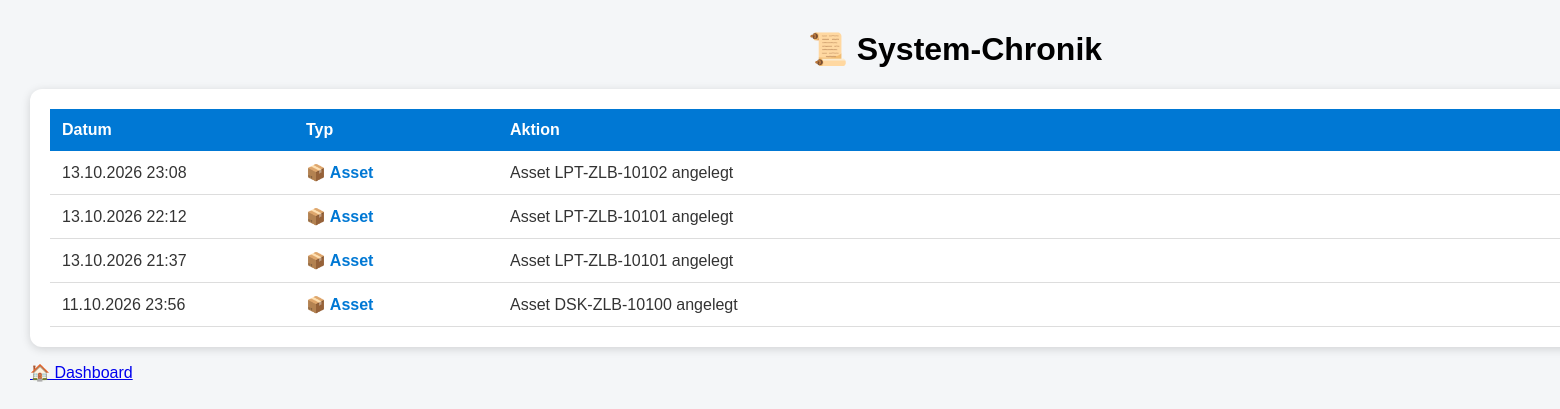
The page /historie on the database as committed earlier.
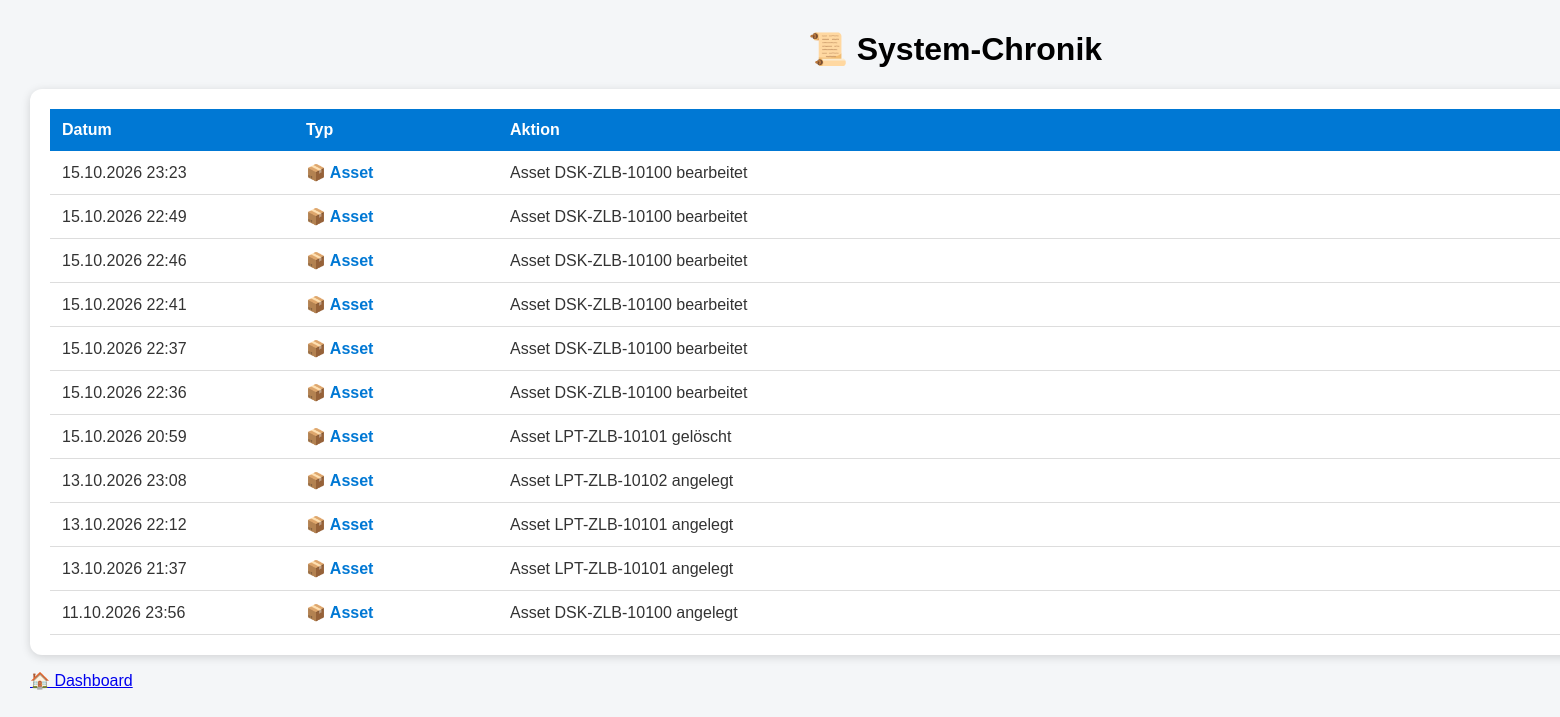
The same page on the database as committed later.
### tables this page shows
CREATE TABLE historie (
            id INTEGER PRIMARY KEY,
            datum TEXT,
            typ TEXT,
            aktion TEXT

        );

### app.py (the view)
@app.route("/historie")
def historie():
    verbindung = sqlite3.connect("asset_management.db")
    cursor = verbindung.cursor()
    cursor.execute("""
        SELECT datum, typ, aktion
        FROM historie
        ORDER BY id DESC
    """)
    eintraege = cursor.fetchall()
    verbindung.close()
    return render_template(
        "historie.html",
        eintraege=eintraege
    )

### templates/historie.html (shortened to what this page needs)
<!DOCTYPE html>
<html>
<head>
    <link rel="stylesheet"
          href="{{ url_for('static', filename='style.css')   }}">
</head>
<body>
    <div class="container">
        <h1>📜 System-Chronik</h1>
        <div class="card">
            <table>
                <tr>
                    <th class="datum">Datum</th>
                    <th class="typ">Typ</th>
                    <th>Aktion</th>
                </tr>
                {% for e in eintraege %}
                <tr>
                    <td>{{ e[0] }}</td>
                    <td>
                        {% if e[1] == "Asset" %}
                            <span class="asset">
                                📦 Asset
                            </span>
                        {% elif e[1] == "Mitarbeiter" %}
                            <span class="mitarbeiter">
                                👤 Mitarbeiter
                            </span>
                        {% else %}
                            {{ e[1] }}
                        {% endif %}
                    </td>
                    <td>{{ e[2] }}</td>
                </tr>
                {% endfor %}
            </table>
        </div>
        <p><a href="/">🏠 Dashboard</a></p>
    </div>
</body>
</html>

### static/style.css (style rules this page uses)
body { font-family: Arial, sans-serif; background-color: #f4f6f8; margin: 30px; }
h1 { text-align: center; }
.card { color: #333; text-decoration: none; }
.container { width: 1850px; margin: auto; }

### templates/historie.html (style rules this page uses)
.card { background-color: white; border-radius: 12px; padding: 20px; box-shadow: 0 2px 10px rgba(0,0,0,0.15); margin-top: 20px; }
.asset { color: #0078d4; font-weight: bold; }
table { width: 100%; border-collapse: collapse; }
th { background-color: #0078d4; color: white; text-align: left; padding: 12px; }
td { padding: 12px; border-bottom: 1px solid #ddd; }
.datum { width: 220px; }
.typ { width: 180px; }

Rows that differ between the two databases and show on the page:
added historie: datum "15.10.2026 23:23", typ "📦 Asset", aktion "Asset DSK-ZLB-10100 bearbeitet"
added historie: datum "15.10.2026 22:49", typ "📦 Asset", aktion "Asset DSK-ZLB-10100 bearbeitet"
added historie: datum "15.10.2026 22:46", typ "📦 Asset", aktion "Asset DSK-ZLB-10100 bearbeitet"
added historie: datum "15.10.2026 22:41", typ "📦 Asset", aktion "Asset DSK-ZLB-10100 bearbeitet"
added historie: datum "15.10.2026 22:37", typ "📦 Asset", aktion "Asset DSK-ZLB-10100 bearbeitet"
added historie: datum "15.10.2026 22:36", typ "📦 Asset", aktion "Asset DSK-ZLB-10100 bearbeitet"
added historie: datum "15.10.2026 20:59", typ "📦 Asset", aktion "Asset LPT-ZLB-10101 gelöscht"
